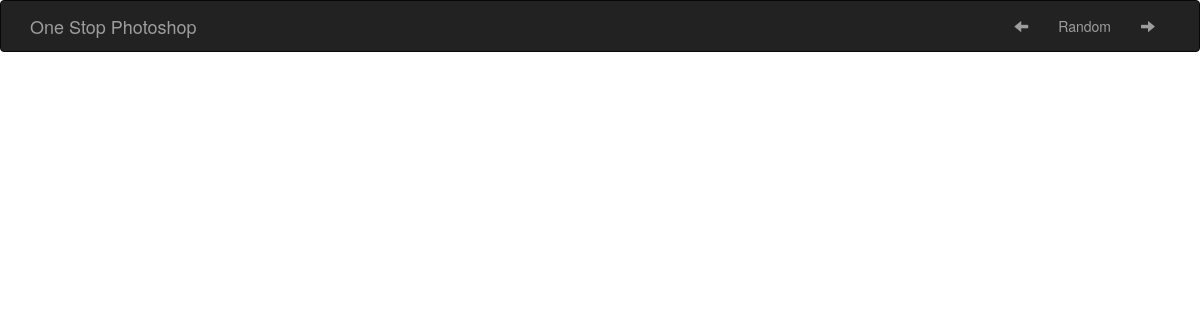
The page /index on the database as committed earlier.
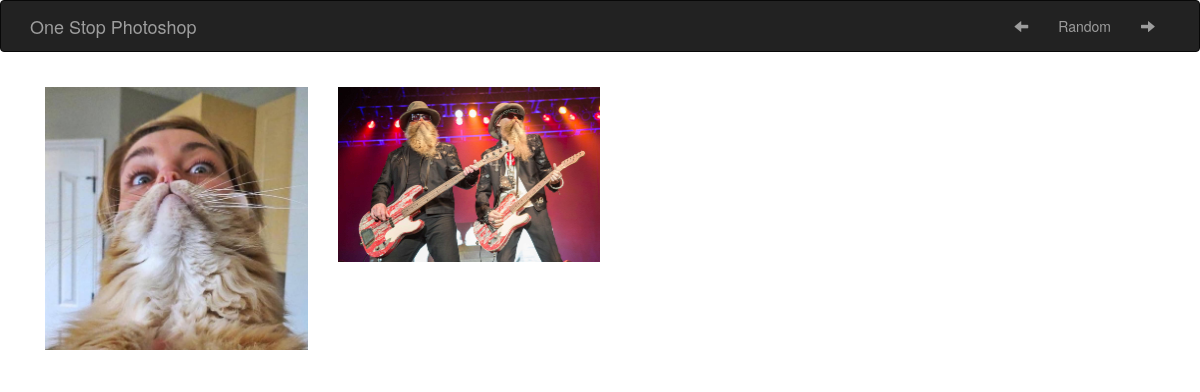
The same page on the database as committed later.
### app/models.py (models this page shows, shortened)
class Post(db.Model):
    id = db.Column(db.Integer, primary_key=True)
    folder = db.Column(db.String(100), index=True, unique=True)
    image_count = db.Column(db.Integer, index=True)

### app/routes.py (the view)
@app.route('/')
@app.route('/index')
def index():
    posts = Post.query.all() # Builds a list
    return render_template('index.html', posts=posts, title='One Stop Photoshop')

### app/templates/index.html (shortened to what this page needs)
{% extends "base.html" %}
{% block app_content %}
<div class="container">
    {% for post_row in posts|batch(4, '') %}
        <div class="row imagetiles">
            {% for post in post_row %}
                {% include '_image_tile.html' %}
            {% endfor %}
        </div>
    {% endfor %}
</div>
{% endblock %}

### app/templates/base.html (shortened to what this page needs)
{% extends 'bootstrap/base.html' %}
{% block head %}
{{super()}}
{% endblock %}
{% block navbar %}
<nav class="navbar navbar-inverse navbar-default">
    <div class="container">
        <div class="navbar-header">
            <a class="navbar-brand" href="{{ url_for('index') }}">One Stop Photoshop</a>
        </div>
        <div class="collapse navbar-collapse" id="bs-example-navbar-collapse-1">
            <ul class="nav navbar-nav navbar-right">
                <li><a href="{{ url_for('prev') }}"><span class="glyphicon glyphicon-arrow-left" aria-hidden="true"></span></a></li>
                <li><a href="{{ url_for('random') }}">Random</a></li>
                <li><a href="{{ url_for('next') }}"><span class="glyphicon glyphicon-arrow-right" aria-hidden="true"></span></a></li>
            </ul>
        </div>
    </div>
</nav>
{% endblock %}
{% block content %}
<div class="container">
{% block app_content %}{% endblock %}
</div>
{% endblock %}

### app/templates/_image_tile.html
<div class="col-lg-3 col-md-3 col-sm-3 col-xs-6">
    {% if post %}
        <a href="{{ url_for('post', folder=post.folder) }}">
        <img src="{{ url_for('static', filename='{}/img1.jpg'.format(post.folder)) }}" class="img-responsive">
    {% endif %}
    </a>
</div>

### app/templates/index.html (style rules this page uses)
div.imagetiles div.col-lg-3.col-md-3.col-sm-3.col-xs-6 { padding: 15px; }

Rows that differ between the two databases and show on the page:
added Post: folder (picture)
added Post: folder (picture)
